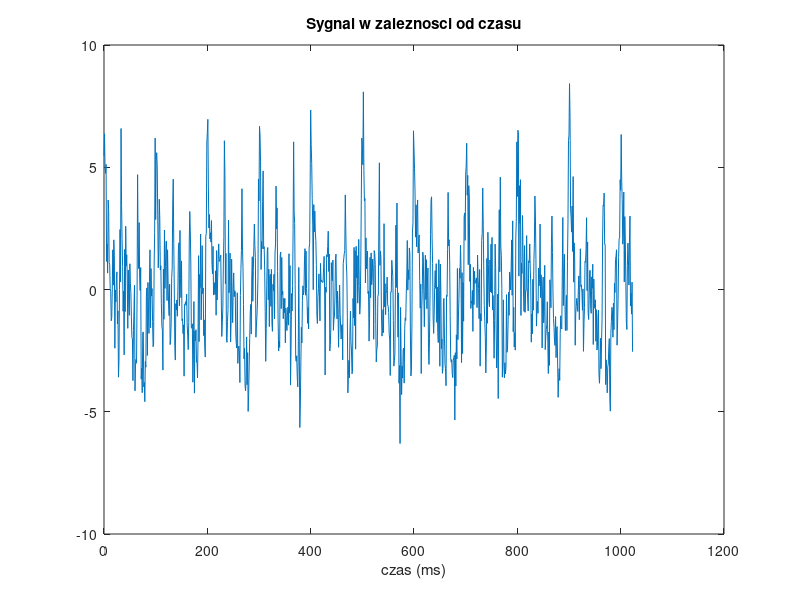
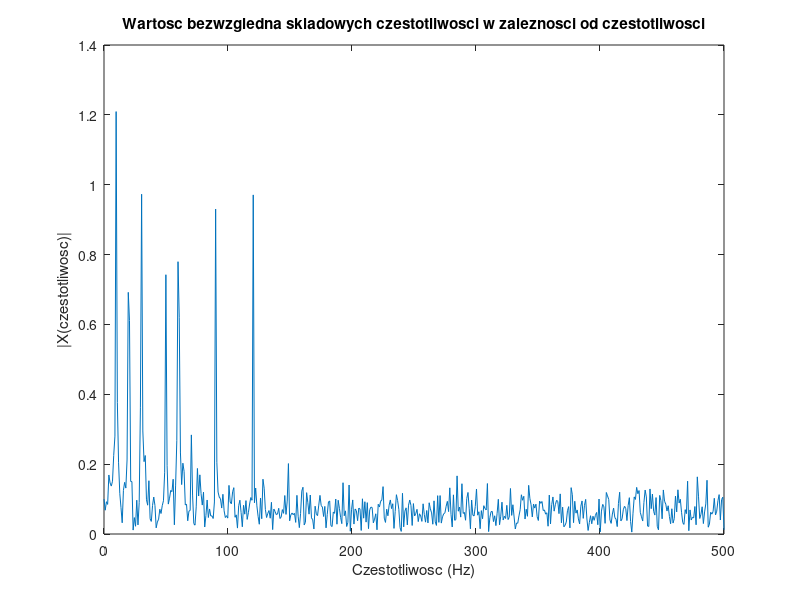

The MATLAB script that drew these images, in order:
function fftdemo

% Prosty przykladowy program, ktorego celem jest pokazanie jak transformata 
% Fouriera moze zostac zaimplementowana w praktyce w matlabie. Ten przyklad 
% jest modyfikacja przykladowego programu zamieszczonego na 
% stronie-samouczku matlaba.

% Tomasz Targiel
% Lista 5
% Zadanie 1 i 2

Fs = 1000;            % Probkowanie czestotliwosci
delta_t = 1/Fs;       % Czas pomiedzy kazdym probkowaniem
N = 1024;             % Ilosc probek
t = (0:N-1)*delta_t;  % Rownanie opisujace czas

% Stworz sztuczny sygnal jako sume sinusa 50 Hz, cosinusa 120 Hz oraz
% sygnalu o losowej czestotliwosci:
x1 = 0.7*sin(2*pi*50*t) + cos(2*pi*120*t);
x2 = 0.5*sin(2*pi*60*t) + cos(2*pi*60*t);
x3 = 0.3*sin(2*pi*70*t) + cos(2*pi*30*t);
x4 = 0.1*sin(2*pi*80*t) + cos(2*pi*10*t);
x5 = 0.9*sin(2*pi*10*t) + cos(2*pi*20*t);
x6 = 0.2137*sin(2*pi*20*t) + cos(2*pi*90*t);
x = x1 + x2 + x3 + x4 + x5 + x6 + 1.2*randn(size(t));

plot(Fs*t,x)         % Narysuj wykres przedstawiony w zaleznosci od zmiennej czasu
title('Sygnal w zaleznosci od czasu')
xlabel('czas (ms)')

X = fft(x,N)/N;      % Szybka Transformata Fouriera

freqv = (Fs/2)*linspace(0,1,N/2);  % Zakres czestotliwosci   

% Narysuj wykres wartosci bezwglednej skladowych czestotliwosci w
% zaleznosci od zmiennej czestotliwosci. Nakresl tylko czestotliwosci do
% polowy czestotliwosci probkowania (porzuc czesc zlozenia).
figure;              % Unika nadpisywania poprzedniego wykresu
plot(freqv,2*abs(X(1:N/2))) % Rysuje tylko polowe spektrum
title('Wartosc bezwzgledna skladowych czestotliwosci w zaleznosci od czestotliwosci')
xlabel('Czestotliwosc (Hz)')
ylabel('|X(czestotliwosc)|')

